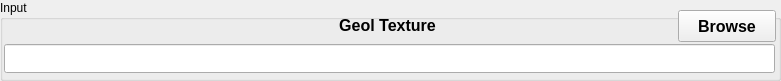
  <widget class="QGroupBox" name="groupBoxInput">
   <property name="geometry">
    <rect>
     <x>5</x>
     <y>18</y>
     <width>781</width>
     <height>81</height>
    </rect>
   </property>
   <property name="title">
    <string>Input</string>
   </property>
   <widget class="QPushButton" name="pushButtonGeolTextureFile">
    <property name="geometry">
     <rect>
      <x>678</x>
      <y>10</y>
      <width>98</width>
      <height>32</height>
     </rect>
    </property>
    <property name="font">
     <font>
      <pointsize>12</pointsize>
      <weight>75</weight>
      <bold>true</bold>
     </font>
    </property>
    <property name="text">
     <string>Browse</string>
    </property>
    <property name="checkable">
     <bool>false</bool>
    </property>
    <property name="autoDefault">
     <bool>false</bool>
    </property>
    <property name="flat">
     <bool>false</bool>
    </property>
   </widget>
   <widget class="QLabel" name="textLabel1">
    <property name="geometry">
     <rect>
      <x>332</x>
      <y>10</y>
      <width>111</width>
      <height>31</height>
     </rect>
    </property>
    <property name="font">
     <font>
      <pointsize>12</pointsize>
      <weight>75</weight>
      <bold>true</bold>
     </font>
    </property>
    <property name="text">
     <string>Geol Texture</string>
    </property>
    <property name="alignment">
     <set>Qt::AlignCenter</set>
    </property>
   </widget>
   <widget class="QLineEdit" name="lineEditGeolTextureFile">
    <property name="geometry">
     <rect>
      <x>4</x>
      <y>44</y>
      <width>771</width>
      <height>29</height>
     </rect>
    </property>
    <property name="font">
     <font>
      <pointsize>11</pointsize>
      <weight>75</weight>
      <bold>true</bold>
     </font>
    </property>
   </widget>
  </widget>
